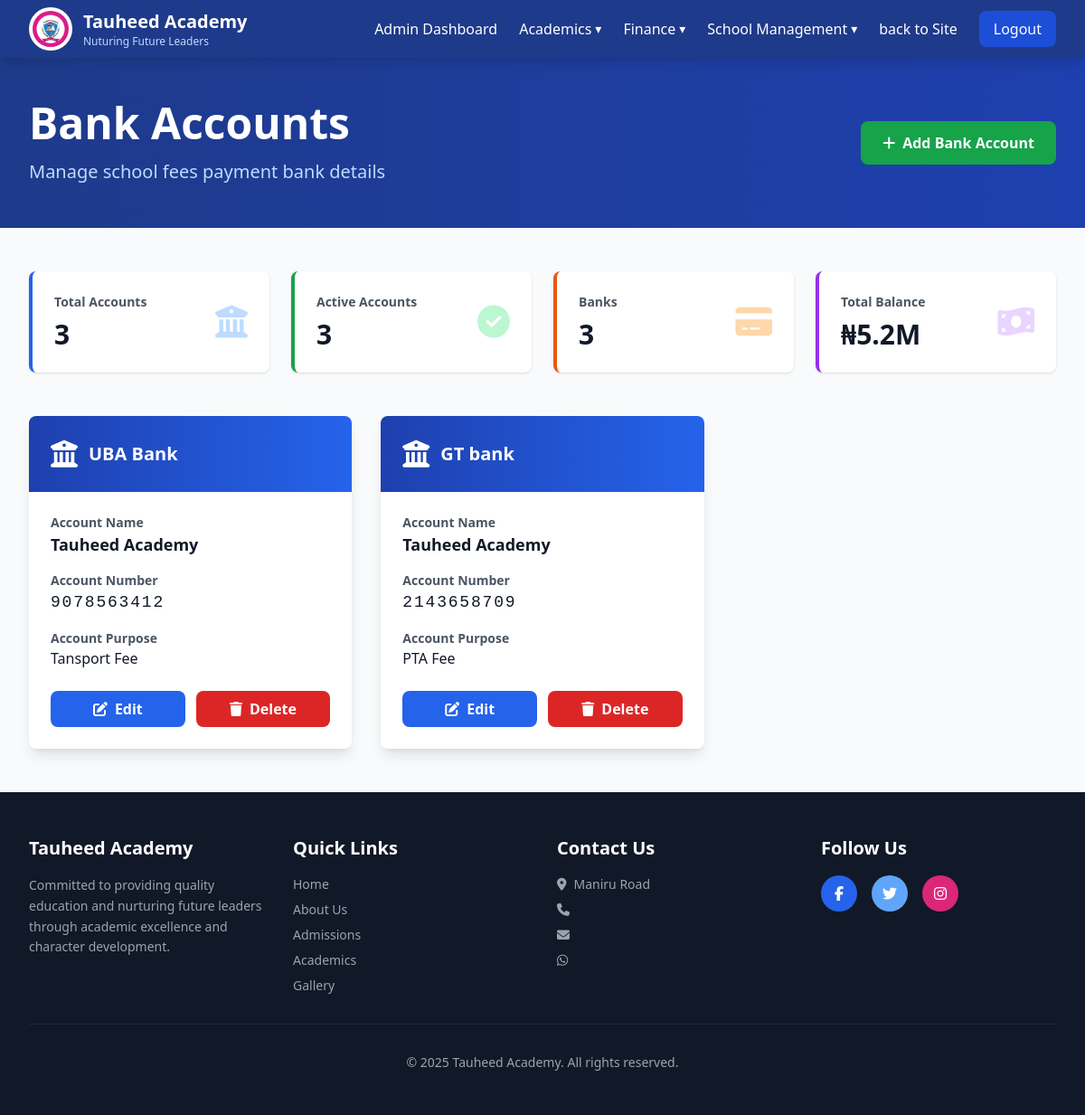
The app's page /pages/admin/fees/bank-accounts.php, older data.
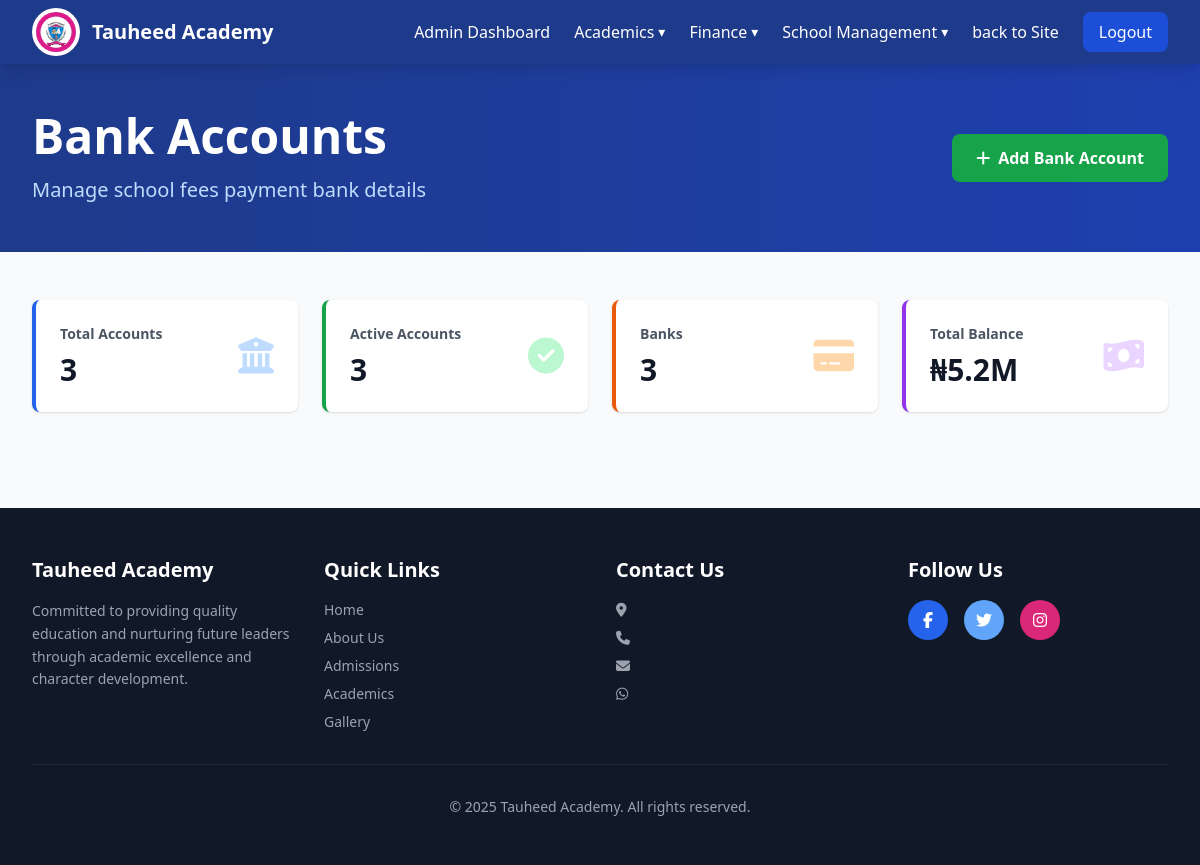
The same page, newer data.
### tables this page shows
CREATE TABLE `schools` (
  `id` int(11) NOT NULL,
  `name` varchar(150) NOT NULL,
  `motto` varchar(255) DEFAULT NULL,
  `address` varchar(255) DEFAULT NULL,
  `phone` varchar(20) DEFAULT NULL,
  `email` varchar(100) DEFAULT NULL,
  `about_message` text DEFAULT NULL,
  `welcome_message` text DEFAULT NULL,
  `whatsapp_number` varchar(20) DEFAULT NULL,
  `facebook` varchar(255) DEFAULT NULL,
  `twitter` varchar(255) DEFAULT NULL,
  `instagram` varchar(255) DEFAULT NULL,
  `admission_number_format` varchar(255) DEFAULT NULL,
  `admission_number_format_description` varchar(255) DEFAULT NULL,
  `created_at` timestamp NOT NULL DEFAULT current_timestamp(),
  `deleted_at` datetime DEFAULT NULL,
  `updated_at` timestamp NOT NULL DEFAULT current_timestamp() ON UPDATE current_timestamp()
);

CREATE TABLE `bank_accounts` (
  `id` int(11) NOT NULL,
  `bank_name` varchar(255) DEFAULT NULL,
  `account_name` varchar(255) DEFAULT NULL,
  `account_number` varchar(34) DEFAULT NULL,
  `purpose` varchar(255) DEFAULT NULL,
  `created_at` timestamp NOT NULL DEFAULT current_timestamp(),
  `deleted_at` datetime DEFAULT NULL,
  `updated_at` timestamp NOT NULL DEFAULT current_timestamp() ON UPDATE current_timestamp()
);

### routes/web.php (called while the page is built, shortened)
<?php
$protocol = (!empty($_SERVER['HTTPS']) && $_SERVER['HTTPS'] !== 'off') ? "https" : "http";
$host = $_SERVER['HTTP_HOST'];
if ($host === 'localhost' || preg_match('/^192\.168\./', $host)) {
    $baseUrl = $protocol . "://" . $host . "/tauheed-academy-project";
} else {
    $baseUrl = $protocol . "://" . $host;
}

### routes/functions.php (called while the page is built, shortened)
<?php
include(__DIR__ .  '/./web.php');
function route($name)
{
    global $routes, $baseUrl;
    if (isset($routes[$name])) {
        return $routes[$name]['url'];
    }
    return $baseUrl . "/index.php";
}

### pages/admin/fees/bank-accounts.php (the view, shortened to what the changed rows need)
<?php
include(__DIR__ . '/../../../includes/header.php');
$stmt = $conn->prepare("SELECT * FROM bank_accounts");
$stmt->execute();
$accounts = $stmt->get_result()->fetch_all(MYSQLI_ASSOC);
?>
<body class="bg-gray-50">
    <?php include(__DIR__ . "/../includes/admins-section-nav.php") ?>
    <section class="bg-gradient-to-r from-blue-900 to-blue-800 text-white py-12">
        <div class="max-w-7xl mx-auto px-4 sm:px-6 lg:px-8">
            <div class="flex items-center justify-between">
                <div>
                    <h1 class="text-4xl md:text-5xl font-bold mb-4">Bank Accounts</h1>
                </div>
            </div>
        </div>
    </section>
    <section class="py-12 bg-gray-50">
        <div class="max-w-7xl mx-auto px-4 sm:px-6 lg:px-8">
            <div class="grid grid-cols-1 md:grid-cols-2 lg:grid-cols-3 gap-8">
                <?php foreach ($accounts as $account): ?>
                    <div class="bg-white rounded-lg shadow-lg hover:shadow-2xl transition">
                        <div class="bg-gradient-to-r from-blue-800 to-blue-600 p-6 rounded-t-lg">
                            <div class="flex items-center justify-between">
                                <div class="flex items-center gap-3">
                                    <i class="fas fa-university text-white text-3xl"></i>
                                    <div>
                                        <h3 class="text-xl font-bold text-white"><?= $account['bank_name'] ?></h3>
                                    </div>
                                </div>
                            </div>
                        </div>
                        <div class="p-6">
                            <div class="space-y-4 mb-6">
                                <div>
                                    <p class="text-gray-600 text-sm font-semibold">Account Name</p>
                                    <p class="text-gray-900 font-bold text-lg"><?= $account['account_name'] ?></p>
                                </div>
                                <div>
                                    <p class="text-gray-600 text-sm font-semibold">Account Number</p>
                                    <p class="text-gray-900 font-mono text-lg tracking-widest"><?= $account['account_number'] ?></p>
                                </div>
                                <div>
                                    <p class="text-gray-600 text-sm font-semibold">Account Purpose</p>
                                    <p class="text-gray-900"><?= $account['purpose'] ?></p>
                                </div>
                            </div>
                            <div class="flex gap-3">
                                <a href="<?= route('update-bank-account') ?>?id=<?= $account['id'] ?>" class="flex-1 bg-blue-600 hover:bg-blue-700 text-white py-2 rounded-lg font-semibold transition flex items-center justify-center gap-2">
                                    <i class="fas fa-edit"></i>Edit
                                </a>
                                <a href="" class="flex-1 bg-red-600 hover:bg-red-700 text-white py-2 rounded-lg font-semibold transition flex items-center justify-center gap-2">
                                    <i class="fas fa-trash"></i>Delete
                                </a>
                            </div>
                        </div>
                    </div>
                <?php endforeach ?>
            </div>
        </div>
    </section>
    <?php include(__DIR__ . "/../../../includes/footer.php"); ?>
</body>
</html>

### pages/admin/includes/admins-section-nav.php (shortened to what the changed rows need)
<nav class="bg-blue-900 text-white sticky top-0 z-50 shadow-lg">
    <div class="max-w-7xl mx-auto px-4 sm:px-6 lg:px-8">
        <div class="flex justify-between items-center h-16">
            <div class="flex items-center gap-3">
                <div>
                    <h1 class="text-xl font-bold"><?= $school['name'] ?? 'Tauheed Academy' ?></h1>
                    <p class="text-xs text-blue-200"><?= $school['motto']; ?></p>
                </div>
            </div>
        </div>
    </div>
</nav>

### includes/footer.php (shortened to what the changed rows need)
<footer class="bg-gray-900 text-white py-12">
    <div class="max-w-7xl mx-auto px-4 sm:px-6 lg:px-8">
        <div class="grid grid-cols-1 md:grid-cols-4 gap-8">
            <div>
                <h3 class="text-xl font-bold mb-4"><?= $school['name'] ?? 'Tauheed Academy' ?></h3>
                <p class="text-gray-400 text-sm leading-relaxed">
                    Committed to providing quality education and nurturing future leaders through academic excellence and character development.
                </p>
            </div>
            <div>
                <ul class="space-y-2 text-sm text-gray-400">
                    <li><i class="fas fa-map-marker-alt mr-2"></i><?= $school['address'] ?? '' ?></li>
                    <li><i class="fas fa-phone mr-2"></i><?= $school['phone'] ?? '' ?></li>
                    <li><i class="fas fa-envelope mr-2"></i><?= $school['email'] ?? '' ?></li>
                    <li><i class="fab fa-whatsapp mr-2"></i><?= $school['whatsapp_number'] ?? '' ?></li>
                </ul>
            </div>
        </div>
        <div class="border-t border-gray-800 mt-8 pt-8 text-center text-gray-400 text-sm">
            <p>&copy; 2025 <?= $school['name'] ?? 'Tauheed Academy' ?>. All rights reserved.</p>
        </div>
    </div>
</footer>

Row changes from the older to the newer data that the page shows:
removed bank_accounts: bank_name "UBA Bank", account_name "Tauheed Academy", account_number "9078563412", purpose "Tansport Fee"
removed bank_accounts: bank_name "GT bank", account_name "Tauheed Academy", account_number "2143658709", purpose "PTA Fee"
changed schools "Tauheed Academy": motto "Nuturing Future Leaders" → (not shown); address "Maniru Road" → (not shown)
